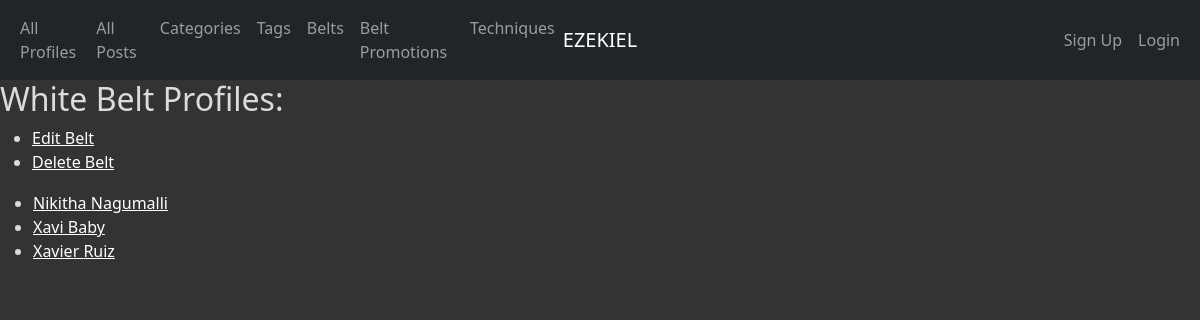
Page /belts/1/ on the committed database.
### app_info/models.py (models this page shows, shortened)
class Belt(models.Model):
    belt_id = models.AutoField(primary_key=True)
    name = models.CharField(max_length=45)
    def get_update_url(self):
        return reverse('app_info_belt_update_urlpattern',
                       kwargs={'pk': self.pk}
                       )
    def get_delete_url(self):
        return reverse('app_info_belt_delete_urlpattern',
                       kwargs={'pk': self.pk}
                       )
    class Meta:
        ordering = ['name']

class Profile(AbstractUser):
    profile_id = models.AutoField(primary_key=True)
    first_name = models.CharField(max_length=45)
    last_name = models.CharField(max_length=45)
    join_date = models.DateTimeField(default=timezone.now)
    profile_picture = models.ImageField(default="")
    banner_picture = models.ImageField(default="")
    belt = models.ForeignKey(Belt, related_name='profiles', on_delete=models.PROTECT)
    def get_absolute_url(self):
        return reverse('app_info_profile_detail_urlpattern',
                       kwargs={'pk': self.pk}
                       )
    class Meta:
        ordering = ['first_name']

### app_info/views.py (the view)
class BeltDetail(DetailView):
    model = Belt
    def get_context_data(self, **kwargs):
        context = super(DetailView, self).get_context_data(**kwargs)
        belt = self.get_object()
        profiles = belt.profiles.all()
        name = belt.name
        context['profiles'] = profiles
        context['name'] = name
        return context

### app_info/templates/app_info/belt_detail.html (shortened to what this page needs)
{% extends 'app_info/base.html' %}
{% block content %}
    <h2>{{ belt.name }} Belt Profiles:</h2>
    <ul class="inline">
        <li>
          <a
              href="{{ belt.get_update_url }}"
              class="button button-primary">
            Edit Belt</a></li>
        <li>
          <a
              href="{{ belt.get_delete_url }}"
              class="button button-primary">
            Delete Belt</a></li>
    </ul>
    <section>
        <table>
            <tr>
                <td>
                    <ul>
                        {% for profile in profiles %}
                        <li>
                            <a href="{{ profile.get_absolute_url }}">{{ profile.first_name }} {{ profile.last_name }}</a>
                        </li>
                        {% empty %}
                        <li><em>There are no profiles for this belt</em></li>
                        {% endfor %}
                    </ul>
                </td>
            </tr>
        </table>
    </section>
{% endblock %}

### static/app_info/cover.css (style rules this page uses)
a, a:focus, a:hover { color: #fff; }
html, body { height: 100%; background-color: #333; }
div, h2, h3, em, li, span, label, td, th, p { color: gainsboro; }

### rows in the picture
Belt: name "White"
Profile: first_name "Nikitha", last_name "Nagumalli"
Profile: first_name "Xavi", last_name "Baby"
Profile: first_name "Xavier", last_name "Ruiz"
